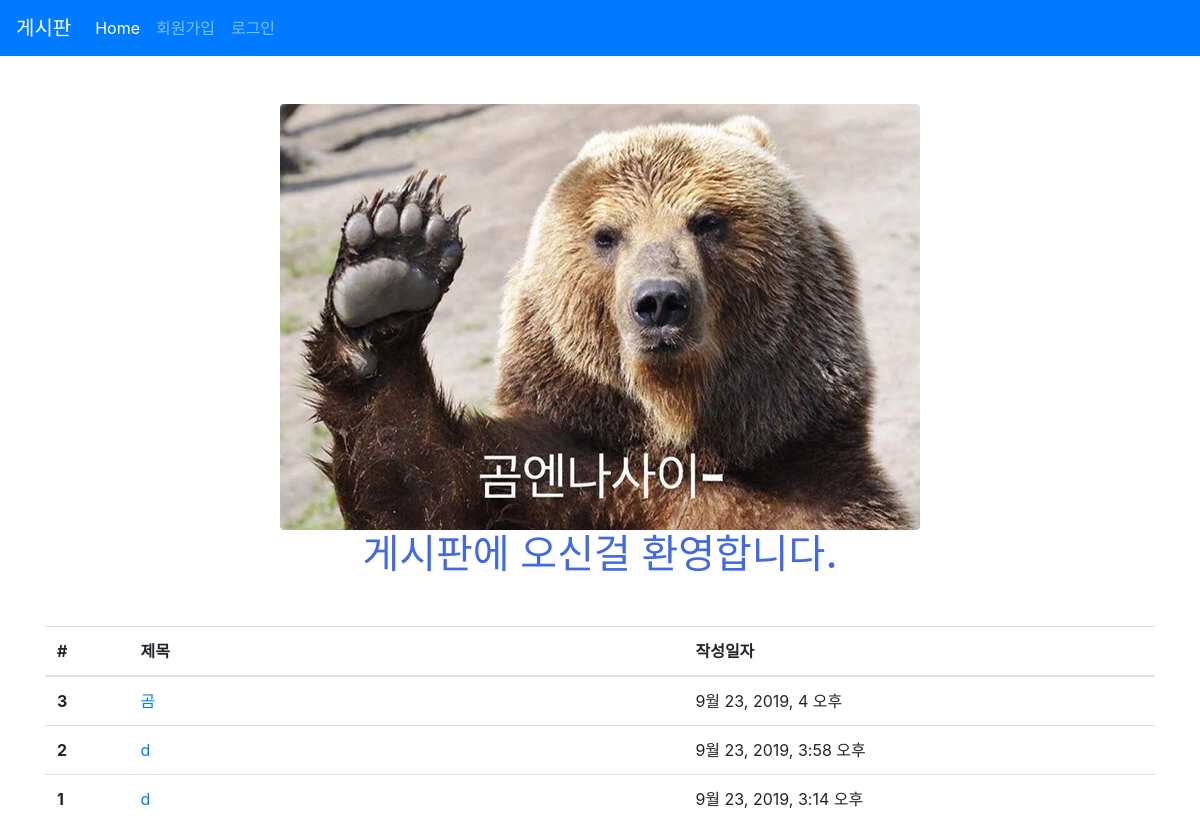
The app's page /articles/ with its own data.
### articles/models.py (models this page shows, shortened)
class Article(models.Model):
    title = models.CharField(max_length=10)
    content = models.TextField()
    image = models.ImageField(blank=True)
    image_thumbnail = ImageSpecField(
        processors=[ResizeToFill(300, 300)],   #
        format='JPEG',   # format 옵션
        options={'quality': 80}  # 압축 퀄리티
    )
    created_at = models.DateTimeField(auto_now_add=True)
    updated_at = models.DateTimeField(auto_now=True)

### articles/views.py (the view)
# urls.py: path('', views.index, name='index'),
def index(request):
    articles = Article.objects.order_by('-id')
    context = {
        'articles': articles
    }
    return render(request, 'articles/index.html', context)

### articles/templates/articles/index.html (shortened to what this page needs)
{% extends 'articles/base.html' %}
{% load static %}
{% block css %}
<link rel="stylesheet" href="{% static 'articles/style.css' %}">
{% endblock %}
{% block body %}
  <img src="{% static 'articles/gom.jpg' %}" class="rounded mx-auto d-block" alt="">
  <h1 class="text-center title">게시판에 오신걸 환영합니다.</h1>
  <table class="table mt-5">
    <thead>
      <tr>
        <th scope="col">#</th>
        <th scope="col">제목</th>
        <th scope="col">작성일자</th>
      </tr>
    </thead>
    <tbody>
      {% for article in articles %}
      <tr>
        <th scope="row">{{ article.id }}</th>
        <td>
          <a href="{% url 'articles:detail' article.pk %}">
              {{ article.title }}
          </a>
        </td>
        <td>{{ article.created_at }}</td>
      </tr>
      {% endfor %}
    </tbody>
  </table>
{% endblock %}

### articles/static/articles/style.css (style rules this page uses)
.title { color: royalblue; }

### articles/templates/articles/index.html (style rules this page uses)
tr > th:nth-of-type(2) { width: 50%; }

### records on screen
Article: id "3", title "곰", created_at "9월 23, 2019, 4 오후"
Article: id "2", title "d", created_at "9월 23, 2019, 3:58 오후"
Article: id "1", title "d", created_at "9월 23, 2019, 3:14 오후"
